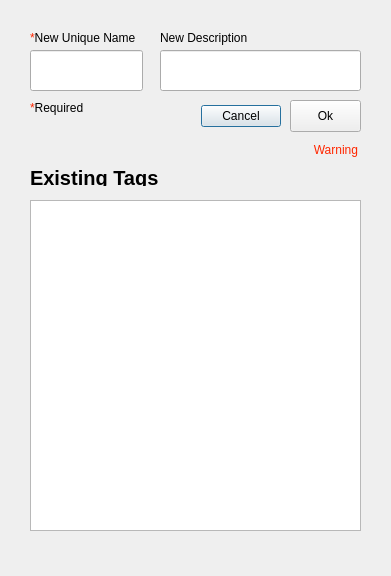
<?xml version="1.0" encoding="UTF-8"?>
<ui version="4.0">
 <class>Dialog</class>
 <widget class="QDialog" name="Dialog">
  <property name="geometry">
   <rect>
    <x>0</x>
    <y>0</y>
    <width>391</width>
    <height>576</height>
   </rect>
  </property>
  <property name="windowTitle">
   <string>Dialog</string>
  </property>
  <widget class="QDialogButtonBox" name="cancel_buttonBox">
   <property name="geometry">
    <rect>
     <x>20</x>
     <y>100</y>
     <width>261</width>
     <height>32</height>
    </rect>
   </property>
   <property name="orientation">
    <enum>Qt::Horizontal</enum>
   </property>
   <property name="standardButtons">
    <set>QDialogButtonBox::Cancel</set>
   </property>
  </widget>
  <widget class="QTableView" name="tags_tableView">
   <property name="geometry">
    <rect>
     <x>30</x>
     <y>200</y>
     <width>331</width>
     <height>331</height>
    </rect>
   </property>
  </widget>
  <widget class="QLineEdit" name="newName_lineEdit">
   <property name="geometry">
    <rect>
     <x>30</x>
     <y>50</y>
     <width>113</width>
     <height>41</height>
    </rect>
   </property>
  </widget>
  <widget class="QLineEdit" name="newDescription_lineEdit">
   <property name="geometry">
    <rect>
     <x>160</x>
     <y>50</y>
     <width>201</width>
     <height>41</height>
    </rect>
   </property>
  </widget>
  <widget class="QLabel" name="newName_label">
   <property name="geometry">
    <rect>
     <x>30</x>
     <y>30</y>
     <width>111</width>
     <height>16</height>
    </rect>
   </property>
   <property name="text">
    <string>&lt;html&gt;&lt;head/&gt;&lt;body&gt;&lt;p&gt;&lt;span style=&quot; color:#ff2600;&quot;&gt;*&lt;/span&gt;New Unique Name&lt;/p&gt;&lt;/body&gt;&lt;/html&gt;</string>
   </property>
  </widget>
  <widget class="QLabel" name="newDescription_label">
   <property name="geometry">
    <rect>
     <x>160</x>
     <y>30</y>
     <width>201</width>
     <height>16</height>
    </rect>
   </property>
   <property name="text">
    <string>New Description</string>
   </property>
  </widget>
  <widget class="QLabel" name="selectTags_label">
   <property name="geometry">
    <rect>
     <x>30</x>
     <y>170</y>
     <width>331</width>
     <height>16</height>
    </rect>
   </property>
   <property name="font">
    <font>
     <pointsize>15</pointsize>
     <bold>true</bold>
    </font>
   </property>
   <property name="text">
    <string>Existing Tags</string>
   </property>
  </widget>
  <widget class="QLabel" name="label">
   <property name="geometry">
    <rect>
     <x>30</x>
     <y>100</y>
     <width>71</width>
     <height>16</height>
    </rect>
   </property>
   <property name="text">
    <string>&lt;html&gt;&lt;head/&gt;&lt;body&gt;&lt;p&gt;&lt;span style=&quot; color:#ff2600;&quot;&gt;*&lt;/span&gt;Required&lt;/p&gt;&lt;/body&gt;&lt;/html&gt;</string>
   </property>
  </widget>
  <widget class="QLabel" name="warning_label">
   <property name="geometry">
    <rect>
     <x>37</x>
     <y>140</y>
     <width>321</width>
     <height>20</height>
    </rect>
   </property>
   <property name="text">
    <string>&lt;html&gt;&lt;head/&gt;&lt;body&gt;&lt;p align=&quot;right&quot;&gt;&lt;span style=&quot; color:#ff2600;&quot;&gt;Warning&lt;/span&gt;&lt;/p&gt;&lt;/body&gt;&lt;/html&gt;</string>
   </property>
  </widget>
  <widget class="QPushButton" name="ok_pushButton">
   <property name="geometry">
    <rect>
     <x>290</x>
     <y>100</y>
     <width>71</width>
     <height>32</height>
    </rect>
   </property>
   <property name="text">
    <string>Ok</string>
   </property>
  </widget>
 </widget>
 <resources/>
 <connections>
  <connection>
   <sender>cancel_buttonBox</sender>
   <signal>accepted()</signal>
   <receiver>Dialog</receiver>
   <slot>accept()</slot>
   <hints>
    <hint type="sourcelabel">
     <x>248</x>
     <y>254</y>
    </hint>
    <hint type="destinationlabel">
     <x>157</x>
     <y>274</y>
    </hint>
   </hints>
  </connection>
  <connection>
   <sender>cancel_buttonBox</sender>
   <signal>rejected()</signal>
   <receiver>Dialog</receiver>
   <slot>reject()</slot>
   <hints>
    <hint type="sourcelabel">
     <x>316</x>
     <y>260</y>
    </hint>
    <hint type="destinationlabel">
     <x>286</x>
     <y>274</y>
    </hint>
   </hints>
  </connection>
 </connections>
</ui>
